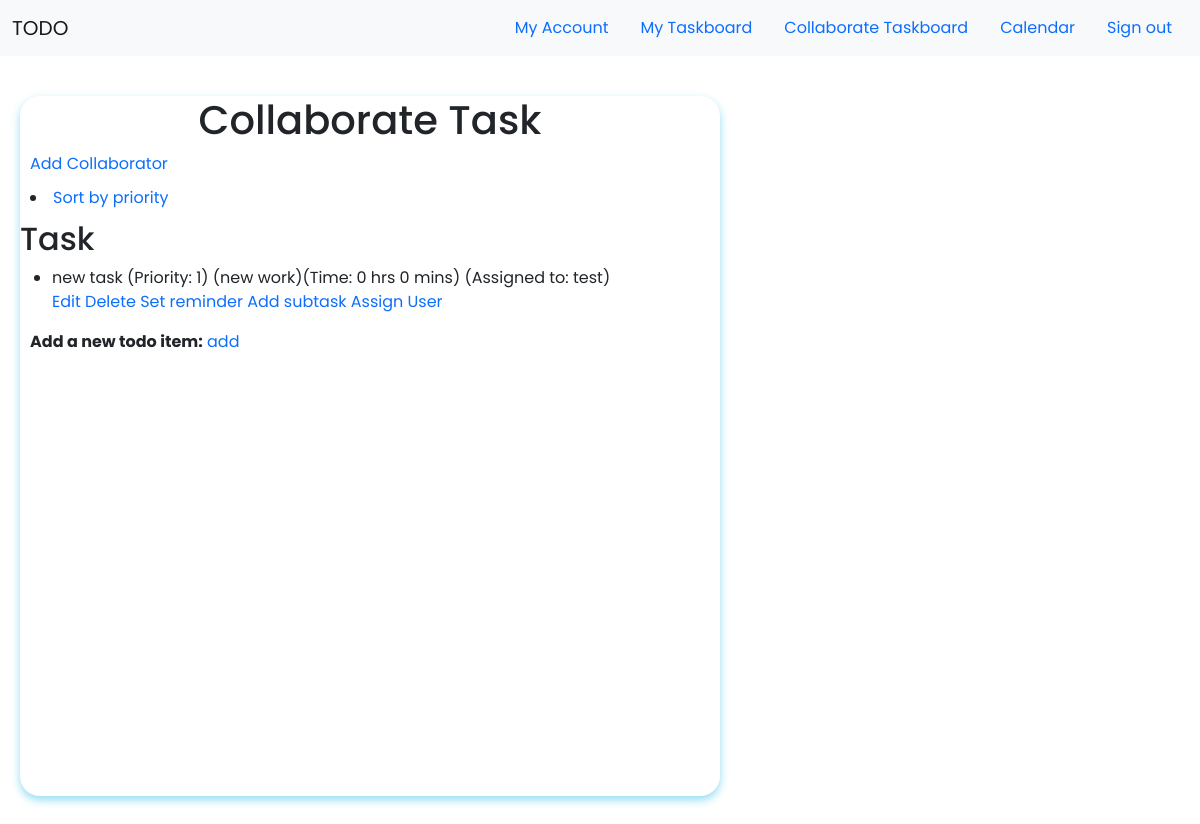
Page /collaboratetaskboard (signed in) on the earlier database version.
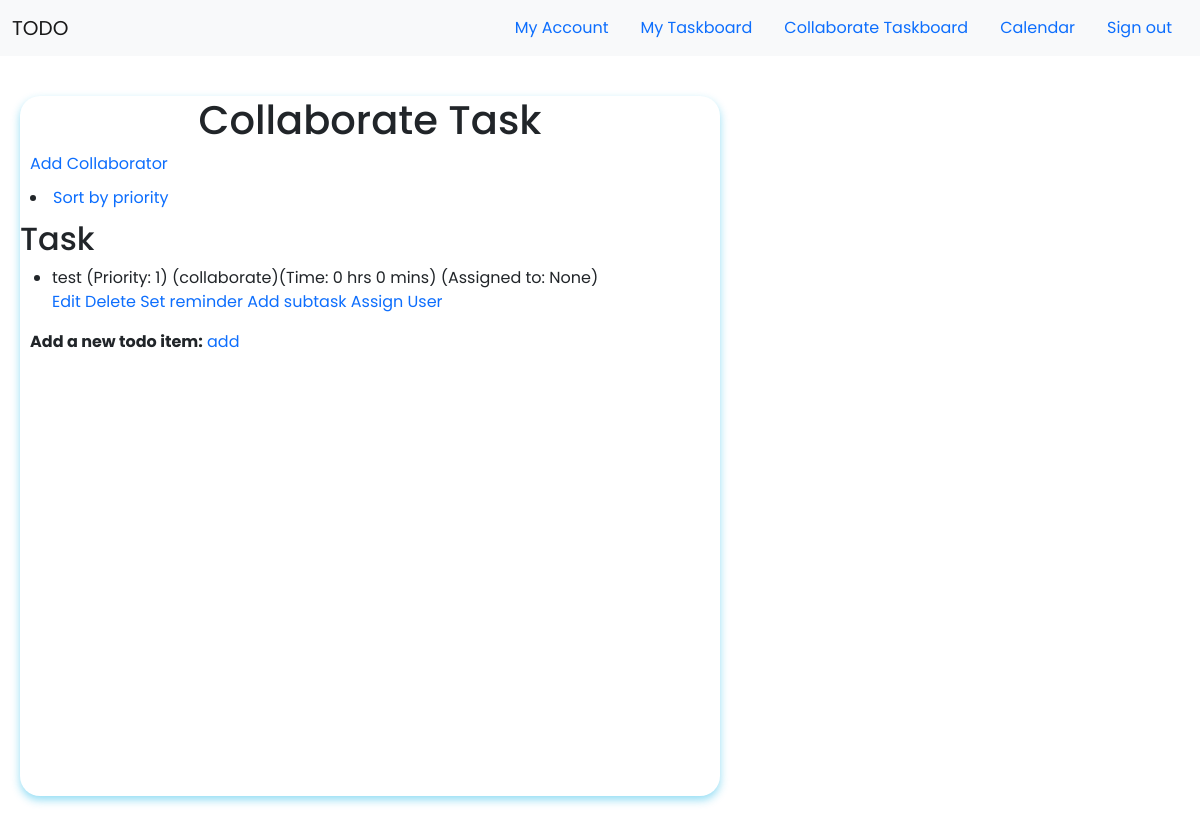
Same page on the later database version.
### app/models.py (models this page shows, shortened)
class Task(db.Model):
    id = db.Column(db.Integer, primary_key=True, autoincrement=True)
    content = db.Column(db.String, unique=False, nullable=False)
    complete = db.Column(db.Boolean, default=False)
    estimatehr = db.Column(db.Integer, nullable = True)
    estimatemin = db.Column(db.Integer, nullable = True)
    priority = db.Column(db.Integer, nullable=False)
    collaborate_id = db.Column(db.Integer, nullable=True, unique=False)
    assign_user = db.Column(db.String,unique=False, nullable=True)
    category_id = db.Column(db.Integer, db.ForeignKey('category.id'), nullable=False)
    category = db.relationship('Category', backref=db.backref('categories', lazy=True))
    subtask = db.relationship('Subtask', backref = 'subtasks', lazy = 'dynamic')
    user_id = db.Column(db.Integer, db.ForeignKey('user.id'))

class Category(db.Model):
    id = db.Column(db.Integer, primary_key=True)
    category = db.Column(db.String(30), unique=True, nullable=False)
    user_id = db.Column(db.Integer, db.ForeignKey('user.id'))

### app/routes.py (the view)
@app.route('/collaboratetaskboard',methods=['GET', 'POST'])
def collaboratetaskboard():
    user = User.query.filter_by(username=current_user.username).first()
    if user.collaborate == None :
        user.collaborate = user.id
    tasks = Task.query.filter_by(collaborate_id=user.collaborate).all()
    subtask = Subtask.query.all()
    return render_template('collaboratetask.html', tasks=tasks, subtasks=subtask)

### app/models.py (called while the page is built)
@login.user_loader
def load_user(id):
    return User.query.get(int(id))

### app/templates/collaboratetask.html (shortened to what this page needs)
{% extends "base.html" %}
{% block content %}
<link rel="stylesheet" type="text/css" href="{{ url_for('static', filename='css/taskboard.css') }}">
    {% if current_user.is_authenticated %}
            <div class="colla">
                <h1>Collaborate Task</h1>
                <a href ="/addcollaborator" id="addcoll">Add Collaborator</a>
                <li id="addcoll"><a href="/collapriority">Sort by priority</a></li>
                {% for task in tasks %}
                <h2>Task</h2>
                <ul>
                    <li>
                        {{ task.content }} (Priority: {{task.priority}}) ({{task.category.category}})(Time: {{task.estimatehr}} hrs {{task.estimatemin}} mins) (Assigned to: {{task.assign_user}}) <br> <a href= "/edittask/{{task.id}}">Edit</a>  <a href= "/delete/{{task.id}}"> Delete</a>  <a href= "/reminder/{{task.id}}">Set reminder</a> <a href="/addsubtask/{{task.id}}">Add subtask</a> <a href="/assignuser/{{task.id}}">Assign User</a>
                    </li>
                </ul>
                {% endfor %}
                <div class="addtask">
                    <strong>Add a new todo item:</strong>
                    <a href="/addcollaboratetask"> add</a>
                </div>
            </div>
    {% endif %}
{% endblock %}

Differences in the rows shown:
no longer on this page (row edited): Task: content "new task", priority "1", category.category "new work", estimatehr "0", estimatemin "0", assign_user "test"
now on this page (row edited): Task: content "test", priority "1", category.category "collaborate", estimatehr "0", estimatemin "0", assign_user "None"
